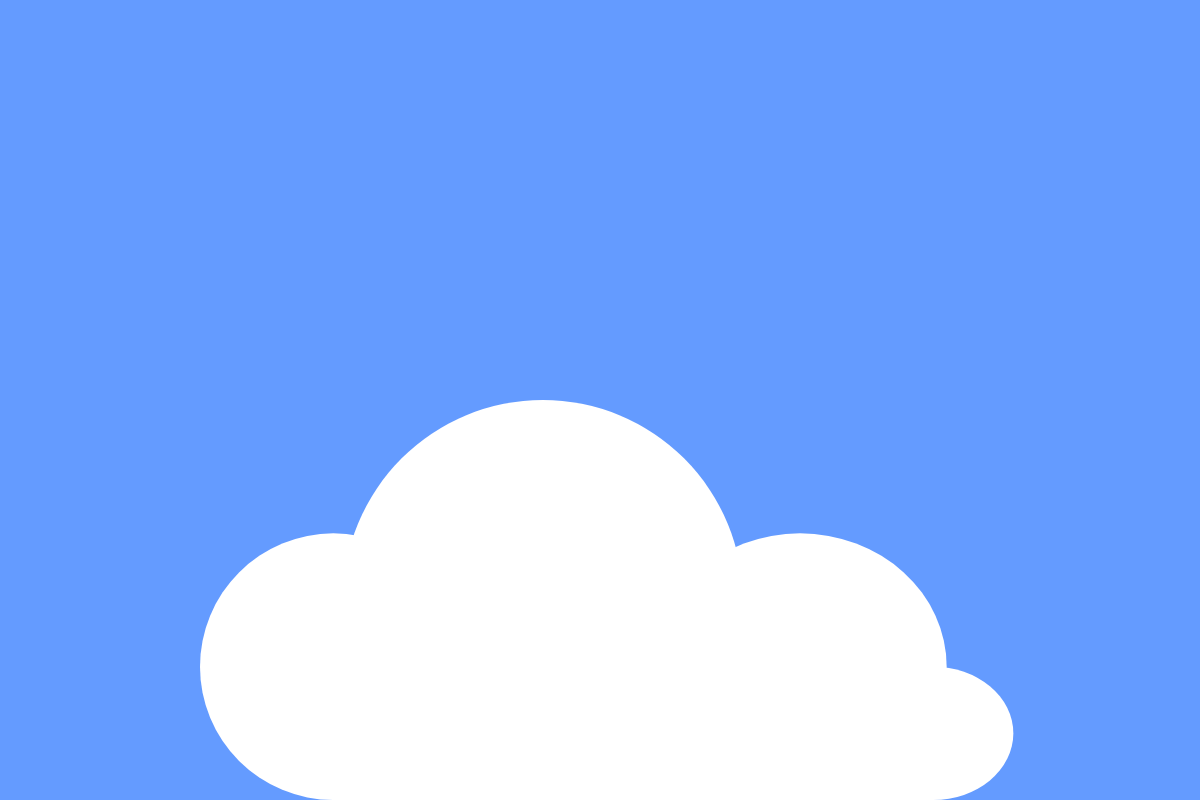
Frame 1 (no input)
Frame 60 (no input): identical to frame 1, image omitted
Frame 120 (the mouse pressed at the canvas centre since frame 60): identical to frame 1, image omitted

The p5.js sketch that drew this single still picture (run headless with seeded random() and noise() and a simulated clock; from frame 60 on, the mouse is pressed at the canvas centre):

// p5.js sketch
// ── sketch.js
var cloud;

function setup() {

    createCanvas(1200, 800);

    cloud = new Cloud(0.5 * width, 0.75 * height, 800);
}

function draw() {
    background(100, 155, 255);

    noStroke();
    // cloud.showSketch();
    cloud.draw();
}

// ── Cloud.js
const ratio = 2;

class Cloud {
    /*
    Creates a cloud using 4 circles/ellipses and a 
    rectangle that makes the bottom of the cloud flat.

    The cloud has a 1:2 height:width ratio. The size 
    input is essentially the width of the cloud from 
    edge to edge.
    
    The position of the cloud is controlled by the
    intersection point of the two diagonals if we were
    to inscribe the cloud into a rectangle.

    The positions of the individual elements are relative
    to the x and y inputs (i.e. where the user would like
    the cloud to appear on screen). x and y are the anchor 
    points based on the description.
    */
    constructor(x, y, size) {
        this.x = x;
        this.y = y;

        this.w = size; // the width of the cloud as a whole
        this.h = this.w / ratio; // the height of the cloud as a whole
    }

    draw() {
        // Calculate the dimensions of the individual objects
        // Rectangle size
        let rec_h = this.h / 3;

        // Circles radii
        let r1 = rec_h;
        let r2 = rec_h;
        let r3 = rec_h;
        let r4 = rec_h / 2;

        let rec_w = this.w - r1 - r4;

        let rec_x = this.x - this.w / 2 + r1;
        let rec_y = this.y + this.h / 2 - rec_h;

        fill(255);
        // rectangle to make the bottom flat
        rect(rec_x, rec_y, rec_w, rec_h);

        // from left to right
        // Circle 1
        ellipse(
            rec_x,
            rec_y,
            2 * r1
        );
        // Circle 2
        ellipse(
            this.x - this.w / 14,
            this.y,
            3 * r2
        );
        // Circle 3
        ellipse(
            this.x + this.w / 4,
            this.y + this.h / 2 - rec_h,
            2.2 * r3,
            2 * r3
        );
        // Circle 4
        ellipse(
            this.x + this.w / 2 - r4,
            this.y + this.h / 2 - r4,
            2.4 * r4,
            2 * r4
        );

        // ============ DO NOT INCLUDE - VALIDATING PURPOSES ONLY ============
        /* 
            Inscribes the cloud in a rectangle and 
            draws the point which controls the cloud's position
        */
        // noFill();
        // stroke(0);
        // strokeWeight(2);
        // rect(this.x - this.w / 2, this.y - this.h / 2, this.w, this.h);
        // fill(0);
        // point(this.x, this.y);
        // noStroke();
        // ====================================================================

    }
}
